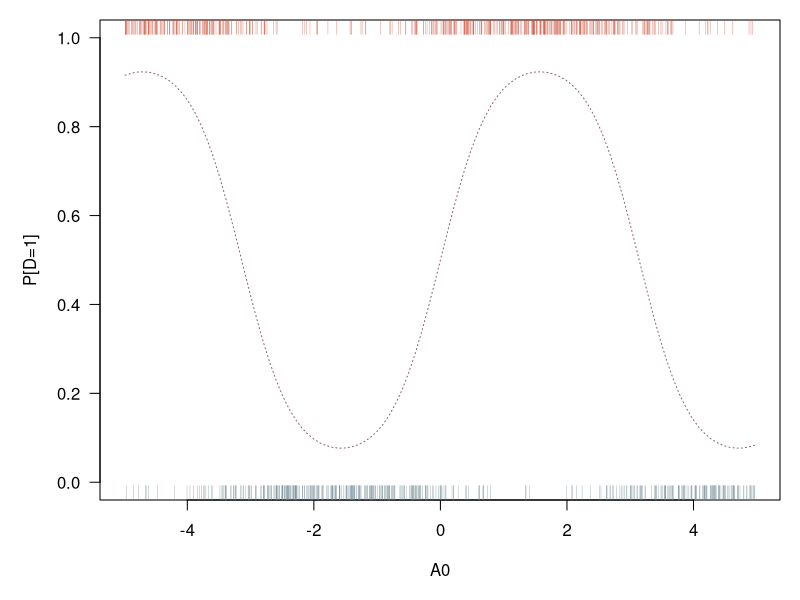
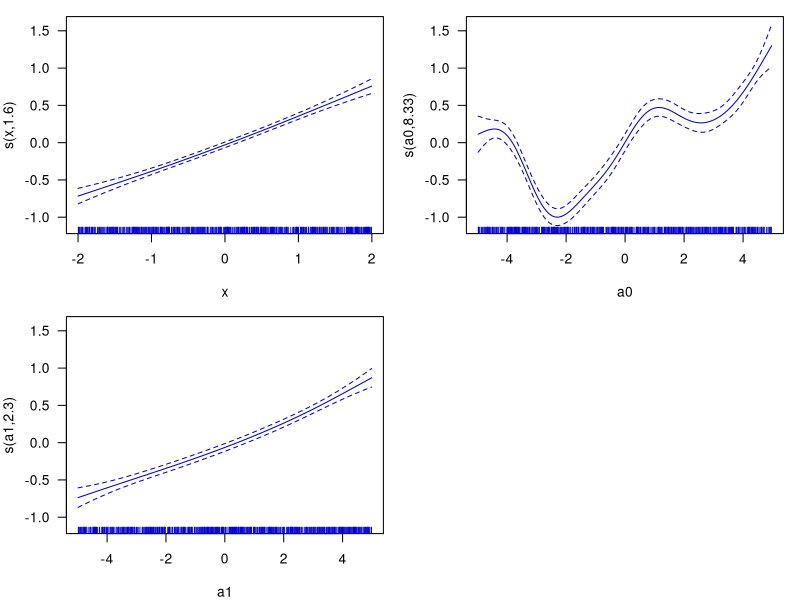

R code for these plots, in order: (Note: a time limit stopped this script after it produced the figures.)
#   SGIA40F15 Causal Inference
#       Seminar 2
#           From the FWL Theorem to Double Machine Learning
#   Juraj Medzihorsky
#   2024-01-28

library(mgcv) # for gam

rm(list=ls())

#   just some colors
my_red <- rgb(205, 79, 57, 150, max=255)
my_blue <- rgb(104, 131, 139, 150, max=255)


#   a helper function to tranform a variable from 
#   [0,1] to (0,1), this is just for the simulation
foo <- function(x, adj=1e-3) adj + x*(1-2*adj)
foo(c(0,1))


#   simulate the data
N <- 1e3
set.seed(1234)
x <- runif(N, -2, 2)
a0 <- runif(N, -5, 5)
a1 <- runif(N, -5, 5)
y0_ <- x + a0
y1_ <- x + a1

#   potential outcomes
y0 <- qnorm(ecdf(y0_)(y0_) |> foo(), 0, 1) |> scale()
y1 <- qnorm(ecdf(y1_)(y1_) |> foo(), 1, 1) |> scale() + 1
#   individual treatment effects
tau <- y1 - y0

#   D depends on f(a0)
#   associated with Y(0)
p <- pnorm(sin(a0), 0, 0.7)
d <- sapply(p, function(i) rbinom(1,1,i))
#   inspect
table(d)
#   vector with color based on D
col_d <- ifelse(d%in%0, my_red, my_blue)

y <- ifelse(d%in%0, y0, y1)

#   what does it look like?
par(mar=c(5,5,1,1), las=1)
curve(pnorm(sin(x), 0, 0.7), min(a0), max(a0), ylim=c(0,1),
      xlab='A0', ylab='P[D=1]', col='pink4', lty=3)
rug(a0[d%in%0], side=1, col=my_blue)
rug(a0[d%in%1], side=3, col=my_red)

#   plain control
lm(y ~ 1 + d + x + a0 + a1)$coef['d']


#   Double ML with a GAM

test_gam <- gam(y ~ 1 + s(x) + s(a0) + s(a1))

summary(test_gam)

par(mfrow=c(2,2), las=1, mar=c(4,4,1,1))
plot.gam(test_gam, col='blue3', select=1)
plot.gam(test_gam, col='blue3', select=2)
plot.gam(test_gam, col='blue3', select=3)


y_res <- gam(y ~ 1 + s(x) + s(a0) + s(a1), family=gaussian()) |> resid()
d_res <- gam(d ~ 1 + s(x) + s(a0) + s(a1), family=gaussian()) |> resid()

#   and the estimate
lm(y_res ~ 1 + d_res) |> {\(x) coef(x)[2]}()
#   compare
lm(y ~ 1 + d + x + a0 + a1) |> coef() |> {\(x) x[2]}()

#   now let's use logistic regression for the other
d_res_2 <- gam(d ~ 1 + s(x) + s(a0) + s(a1), family=binomial('logit')) |> resid(type='response')
#   a bit different
lm(y_res ~ 1 + d_res_2) |> {\(x) coef(x)[2]}()


#   now simulate K draws and see how they compare

onerun <-
    function(N=1e3)
    {
        x <- runif(N, -2, 2)
        a0 <- runif(N, -5, 5)
        a1 <- runif(N, -5, 5)
        y0_ <- x + a0
        y1_ <- x + a1
        y0 <- qnorm(ecdf(y0_)(y0_) |> foo(), 0, 1) |> scale()
        y1 <- qnorm(ecdf(y1_)(y1_) |> foo(), 1, 1) |> scale() + 1
        p <- pnorm(sin(a0), 0, 0.7)
        d <- sapply(p, function(i) rbinom(1,1,i))
        y <- ifelse(d%in%0, y0, y1)
        y_res <- gam(y ~ 1 + s(x) + s(a0) + s(a1)) |> resid()
        d_res <- d - gam(d ~ 1 + s(x) + s(a0) + s(a1),
                         family=binomial('probit')) |> fitted(type='response')
        est_dml <- coef(lm(y_res ~ 1 + d_res))[2]
        est_ols <- coef(lm(y ~ 1 + d + x + a0 + a1))[2]
        names(est_dml) <- names(est_ols) <- NULL
        return(c('ols'=est_ols, 'dml'=est_dml))
    }

#   as we don't have the time now, this is just 100 
#   iterations, feel free to rerun it on your own with more 
set.seed(4321)
est <- replicate(1e2, onerun()) |> t()

#   slight bias of the OLS estimates
colMeans(est-1) |> round(3)
#   but the DML estimate is unsurprisingly noisier
apply(est, 2, sd) |> round(3)


#   now let's see the CIs using a simple bootstrap 

oneboot <-
    function(y_=y, d_=d, x_=x, a0_=a0, a1_=a1)
    {
        ii <- sample(1:length(y_), length(y_), replace=TRUE)
        y <- y_[ii]
        d <- d_[ii]
        x <- x_[ii]
        a0 <- a0_[ii]
        a1 <- a1_[ii]
        y_res <- gam(y ~ 1 + s(x) + s(a0) + s(a1)) |> resid()
        d_res <- d - gam(d ~ 1 + s(x) + s(a0) + s(a1),
                         family=binomial('probit')) |> fitted(type='response')
        est_dml <- coef(lm(y_res ~ 1 + d_res))[2]
        est_ols <- coef(lm(y ~ 1 + d + x + a0 + a1))[2]
        names(est_dml) <- names(est_ols) <- NULL
        return(c('ols'=est_ols, 'dml'=est_dml))
    }

#   we don't have the time to do an useful number of iterations
#   in class, so feel free to retun it with at least 5e2 later
set.seed(905)
system.time( B <- t(replicate(1e2, oneboot())) )

#   a bit different
colMeans(B) |> round(2)
#  compare 
lm(y ~ 1 + d + x + a0 + a1) |> coef() |> {\(x) x[2]}()
lm(y_res ~ 1 + d_res_2) |> {\(x) coef(x)[2]}()

#   the SD is twice as large under DML
apply(B, 2, sd) |> round(2)
apply(B, 2, quantile, c(0.025, 0.975)) |> t() |> round(2)

#   plot
par(mfrow=c(2,1), las=1, mar=c(3,4,1,1), oma=c(0,0,2,0))
xl <- range(as.vector(B))
hist(B[,1], col='lightblue3', main='OLS', xlim=xl)
abline(v=1, col='tomato3', lty=3)
hist(B[,2], col='lightblue3', main='DML', xlim=xl)
abline(v=1, col='tomato3', lty=3)
mtext('Bootstrap Replicates', outer=T, font=2, line=0.5, cex=1.25)

#   NO FREE LUNCH

#   This is just an illustration. We could have fitted
#   just one GAM, or GLM with polynomials.
#   You can try this by modifying the est_ols line in 
#   onerun()
#   DLM becomes more interesting if we are in a data-rich
#   environment and use more complex regularized models.

#   SCRIPT END
